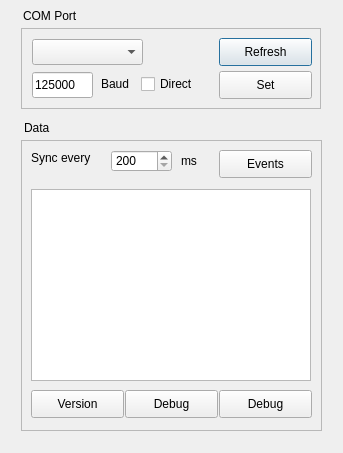
<?xml version="1.0" encoding="UTF-8"?>
<ui version="4.0">
 <class>Dialog</class>
 <widget class="QDialog" name="Dialog">
  <property name="geometry">
   <rect>
    <x>0</x>
    <y>0</y>
    <width>343</width>
    <height>453</height>
   </rect>
  </property>
  <property name="sizePolicy">
   <sizepolicy hsizetype="Minimum" vsizetype="Fixed">
    <horstretch>0</horstretch>
    <verstretch>0</verstretch>
   </sizepolicy>
  </property>
  <property name="windowTitle">
   <string>Dialog</string>
  </property>
  <widget class="QFrame" name="frame">
   <property name="geometry">
    <rect>
     <x>21</x>
     <y>28</y>
     <width>300</width>
     <height>81</height>
    </rect>
   </property>
   <property name="accessibleName">
    <string/>
   </property>
   <property name="frameShape">
    <enum>QFrame::StyledPanel</enum>
   </property>
   <property name="frameShadow">
    <enum>QFrame::Plain</enum>
   </property>
   <property name="midLineWidth">
    <number>1</number>
   </property>
   <widget class="QCheckBox" name="checkBox">
    <property name="geometry">
     <rect>
      <x>120</x>
      <y>46</y>
      <width>81</width>
      <height>20</height>
     </rect>
    </property>
    <property name="text">
     <string>Direct</string>
    </property>
   </widget>
   <widget class="QPushButton" name="pushButton">
    <property name="geometry">
     <rect>
      <x>198</x>
      <y>10</y>
      <width>93</width>
      <height>28</height>
     </rect>
    </property>
    <property name="text">
     <string>Refresh</string>
    </property>
   </widget>
   <widget class="QPushButton" name="pushButton_2">
    <property name="geometry">
     <rect>
      <x>198</x>
      <y>43</y>
      <width>93</width>
      <height>28</height>
     </rect>
    </property>
    <property name="text">
     <string>Set</string>
    </property>
   </widget>
   <widget class="QLineEdit" name="lineEdit">
    <property name="geometry">
     <rect>
      <x>11</x>
      <y>44</y>
      <width>61</width>
      <height>26</height>
     </rect>
    </property>
    <property name="inputMask">
     <string extracomment="12"/>
    </property>
    <property name="text">
     <string>125000</string>
    </property>
    <property name="maxLength">
     <number>6</number>
    </property>
   </widget>
   <widget class="QComboBox" name="comboBox">
    <property name="geometry">
     <rect>
      <x>11</x>
      <y>11</y>
      <width>111</width>
      <height>26</height>
     </rect>
    </property>
   </widget>
   <widget class="QLabel" name="label">
    <property name="geometry">
     <rect>
      <x>80</x>
      <y>48</y>
      <width>31</width>
      <height>16</height>
     </rect>
    </property>
    <property name="text">
     <string>Baud</string>
    </property>
   </widget>
  </widget>
  <widget class="QFrame" name="frame_2">
   <property name="geometry">
    <rect>
     <x>21</x>
     <y>140</y>
     <width>301</width>
     <height>291</height>
    </rect>
   </property>
   <property name="sizePolicy">
    <sizepolicy hsizetype="Minimum" vsizetype="Minimum">
     <horstretch>0</horstretch>
     <verstretch>0</verstretch>
    </sizepolicy>
   </property>
   <property name="accessibleName">
    <string/>
   </property>
   <property name="frameShape">
    <enum>QFrame::StyledPanel</enum>
   </property>
   <property name="frameShadow">
    <enum>QFrame::Plain</enum>
   </property>
   <property name="midLineWidth">
    <number>1</number>
   </property>
   <widget class="QPushButton" name="pushButton_3">
    <property name="geometry">
     <rect>
      <x>198</x>
      <y>10</y>
      <width>93</width>
      <height>28</height>
     </rect>
    </property>
    <property name="text">
     <string>Events</string>
    </property>
   </widget>
   <widget class="QPushButton" name="pushButton_4">
    <property name="geometry">
     <rect>
      <x>10</x>
      <y>250</y>
      <width>93</width>
      <height>28</height>
     </rect>
    </property>
    <property name="text">
     <string>Version</string>
    </property>
   </widget>
   <widget class="QLabel" name="label_2">
    <property name="geometry">
     <rect>
      <x>10</x>
      <y>10</y>
      <width>81</width>
      <height>16</height>
     </rect>
    </property>
    <property name="text">
     <string>Sync every</string>
    </property>
   </widget>
   <widget class="QSpinBox" name="spinBox">
    <property name="geometry">
     <rect>
      <x>90</x>
      <y>10</y>
      <width>61</width>
      <height>22</height>
     </rect>
    </property>
    <property name="minimum">
     <number>200</number>
    </property>
    <property name="maximum">
     <number>999999</number>
    </property>
   </widget>
   <widget class="QLabel" name="label_3">
    <property name="geometry">
     <rect>
      <x>160</x>
      <y>13</y>
      <width>21</width>
      <height>16</height>
     </rect>
    </property>
    <property name="text">
     <string>ms</string>
    </property>
   </widget>
   <widget class="QPushButton" name="pushButton_5">
    <property name="geometry">
     <rect>
      <x>198</x>
      <y>250</y>
      <width>93</width>
      <height>28</height>
     </rect>
    </property>
    <property name="text">
     <string>Debug</string>
    </property>
   </widget>
   <widget class="QPushButton" name="pushButton_6">
    <property name="geometry">
     <rect>
      <x>104</x>
      <y>250</y>
      <width>93</width>
      <height>28</height>
     </rect>
    </property>
    <property name="text">
     <string>Debug</string>
    </property>
   </widget>
   <widget class="QTableView" name="tableView">
    <property name="geometry">
     <rect>
      <x>10</x>
      <y>49</y>
      <width>280</width>
      <height>192</height>
     </rect>
    </property>
   </widget>
  </widget>
  <widget class="QLabel" name="label_4">
   <property name="geometry">
    <rect>
     <x>23</x>
     <y>8</y>
     <width>55</width>
     <height>16</height>
    </rect>
   </property>
   <property name="text">
    <string notr="true">COM Port</string>
   </property>
  </widget>
  <widget class="QLabel" name="label_5">
   <property name="geometry">
    <rect>
     <x>24</x>
     <y>120</y>
     <width>55</width>
     <height>16</height>
    </rect>
   </property>
   <property name="text">
    <string>Data</string>
   </property>
  </widget>
 </widget>
 <resources/>
 <connections/>
</ui>
